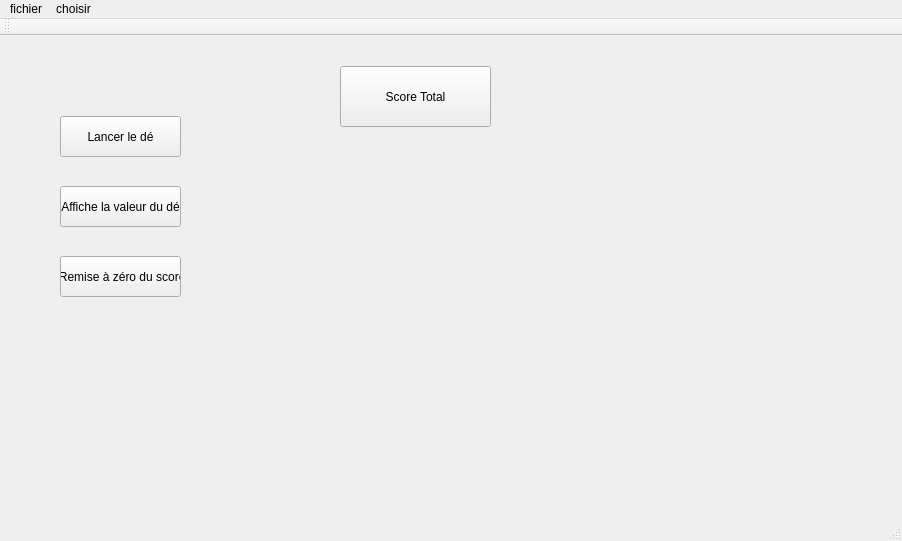
<?xml version="1.0" encoding="UTF-8"?>
<ui version="4.0">
 <class>TP_1_HeritageClass</class>
 <widget class="QMainWindow" name="TP_1_HeritageClass">
  <property name="geometry">
   <rect>
    <x>0</x>
    <y>0</y>
    <width>902</width>
    <height>541</height>
   </rect>
  </property>
  <property name="windowTitle">
   <string>TP_1_Heritage</string>
  </property>
  <widget class="QWidget" name="centralWidget">
   <widget class="QPushButton" name="tirede">
    <property name="geometry">
     <rect>
      <x>60</x>
      <y>80</y>
      <width>121</width>
      <height>41</height>
     </rect>
    </property>
    <property name="text">
     <string>Lancer le dé</string>
    </property>
   </widget>
   <widget class="QPushButton" name="affiche">
    <property name="geometry">
     <rect>
      <x>60</x>
      <y>150</y>
      <width>121</width>
      <height>41</height>
     </rect>
    </property>
    <property name="text">
     <string>Affiche la valeur du dé</string>
    </property>
   </widget>
   <widget class="QPushButton" name="zero">
    <property name="geometry">
     <rect>
      <x>60</x>
      <y>220</y>
      <width>121</width>
      <height>41</height>
     </rect>
    </property>
    <property name="text">
     <string> Remise à zéro du score</string>
    </property>
   </widget>
   <widget class="QPushButton" name="total">
    <property name="geometry">
     <rect>
      <x>340</x>
      <y>30</y>
      <width>151</width>
      <height>61</height>
     </rect>
    </property>
    <property name="text">
     <string>Score Total</string>
    </property>
   </widget>
   <widget class="QLabel" name="score">
    <property name="geometry">
     <rect>
      <x>340</x>
      <y>120</y>
      <width>151</width>
      <height>81</height>
     </rect>
    </property>
    <property name="text">
     <string/>
    </property>
   </widget>
   <widget class="QLabel" name="de">
    <property name="geometry">
     <rect>
      <x>270</x>
      <y>260</y>
      <width>141</width>
      <height>41</height>
     </rect>
    </property>
    <property name="text">
     <string/>
    </property>
   </widget>
  </widget>
  <widget class="QToolBar" name="mainToolBar">
   <attribute name="toolBarArea">
    <enum>TopToolBarArea</enum>
   </attribute>
   <attribute name="toolBarBreak">
    <bool>false</bool>
   </attribute>
  </widget>
  <widget class="QStatusBar" name="statusBar"/>
  <widget class="QMenuBar" name="menuBar">
   <property name="geometry">
    <rect>
     <x>0</x>
     <y>0</y>
     <width>902</width>
     <height>21</height>
    </rect>
   </property>
   <widget class="QMenu" name="menufichier">
    <property name="title">
     <string>fichier</string>
    </property>
   </widget>
   <widget class="QMenu" name="menuchoisir">
    <property name="title">
     <string>choisir</string>
    </property>
    <addaction name="actionde"/>
    <addaction name="actiondehisto"/>
   </widget>
   <addaction name="menufichier"/>
   <addaction name="menuchoisir"/>
  </widget>
  <action name="actionde">
   <property name="text">
    <string>de</string>
   </property>
  </action>
  <action name="actiondehisto">
   <property name="text">
    <string>dehisto</string>
   </property>
  </action>
 </widget>
 <layoutdefault spacing="6" margin="11"/>
 <resources>
  <include location="TP_1_Heritage.qrc"/>
 </resources>
 <connections>
  <connection>
   <sender>tirede</sender>
   <signal>clicked()</signal>
   <receiver>TP_1_HeritageClass</receiver>
   <slot>lancede()</slot>
   <hints>
    <hint type="sourcelabel">
     <x>120</x>
     <y>133</y>
    </hint>
    <hint type="destinationlabel">
     <x>299</x>
     <y>199</y>
    </hint>
   </hints>
  </connection>
  <connection>
   <sender>zero</sender>
   <signal>clicked()</signal>
   <receiver>TP_1_HeritageClass</receiver>
   <slot>remisezero()</slot>
   <hints>
    <hint type="sourcelabel">
     <x>120</x>
     <y>273</y>
    </hint>
    <hint type="destinationlabel">
     <x>299</x>
     <y>199</y>
    </hint>
   </hints>
  </connection>
  <connection>
   <sender>total</sender>
   <signal>clicked()</signal>
   <receiver>TP_1_HeritageClass</receiver>
   <slot>scoretotal()</slot>
   <hints>
    <hint type="sourcelabel">
     <x>415</x>
     <y>93</y>
    </hint>
    <hint type="destinationlabel">
     <x>299</x>
     <y>199</y>
    </hint>
   </hints>
  </connection>
  <connection>
   <sender>affiche</sender>
   <signal>clicked()</signal>
   <receiver>TP_1_HeritageClass</receiver>
   <slot>affichevaleur()</slot>
   <hints>
    <hint type="sourcelabel">
     <x>120</x>
     <y>203</y>
    </hint>
    <hint type="destinationlabel">
     <x>299</x>
     <y>199</y>
    </hint>
   </hints>
  </connection>
 </connections>
 <slots>
  <slot>LanceDe()</slot>
  <slot>ScoreTotal()</slot>
  <slot>AfficheValeur()</slot>
  <slot>RemiseZero()</slot>
 </slots>
</ui>
